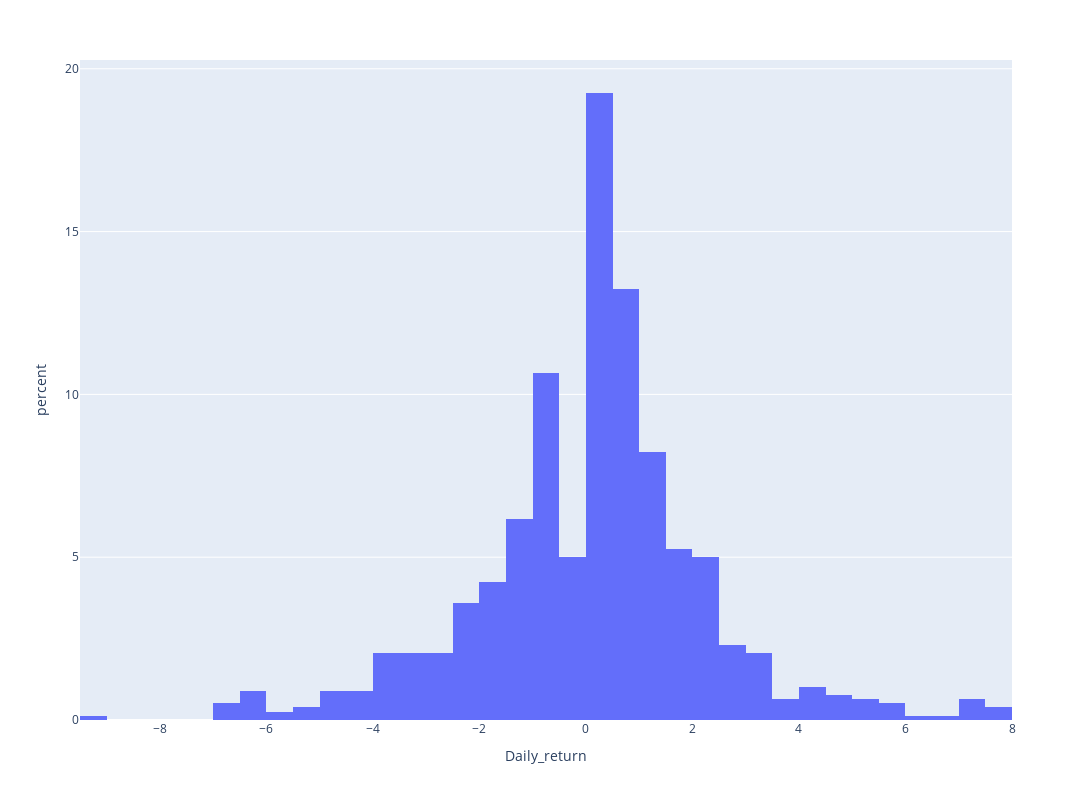

Notebook source saved alongside this figure:
### Code cell
fig = go.Figure()
px.histogram(df, x="Daily_return",histnorm='percent', width=1200,    height=800)
#ff.create_distplot(df, group_labels)

### Figure 1 — Plotly figure (JSON) as saved in the notebook; plotly's stock layout.template omitted (floating-point values rounded to 4 significant figures; data arrays with more than 128 entries replaced by an {"elided": "..."} marker saying what was removed)
{"data": [{"alignmentgroup": "True", "bingroup": "x", "histnorm": "percent", "hovertemplate": "Daily_return=%{x}<br>percent=%{y}<extra></extra>", "legendgroup": "", "marker": {"color": "#636efa"}, "name": "", "offsetgroup": "", "orientation": "v", "showlegend": false, "type": "histogram", "x": {"elided": "779 float values"}, "xaxis": "x", "yaxis": "y"}], "layout": {"barmode": "relative", "height": 800, "legend": {"tracegroupgap": 0}, "margin": {"t": 60}, "width": 1200, "xaxis": {"anchor": "y", "domain": [0, 1], "title": {"text": "Daily_return"}}, "yaxis": {"anchor": "x", "domain": [0, 1], "title": {"text": "percent"}}}}
